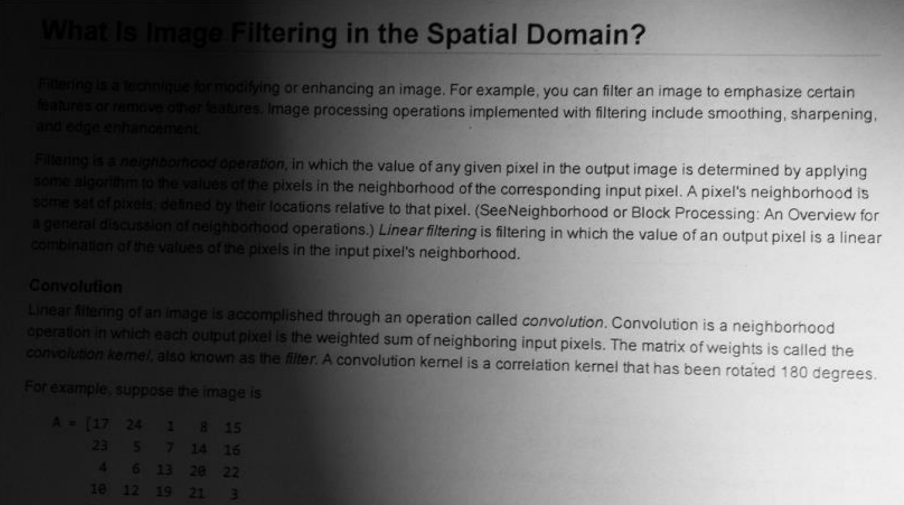
#> input picture Combined/CLAHE-Light-Dark/image.png, 904 x 505 px
$ python code.py
#> lines starting #> are read from the running program, lines starting #| are printed output that depends on the picture
import cv2
import numpy as np

image=cv2.imread('image.png')
#> image is the input picture: shape (505, 904, 3); min 0, max 244, mean 108.9
image=cv2.cvtColor(image, cv2.COLOR_BGR2GRAY)
#> image: shape (505, 904)

clahe=cv2.createCLAHE(clipLimit=5)
image=clahe.apply(image)
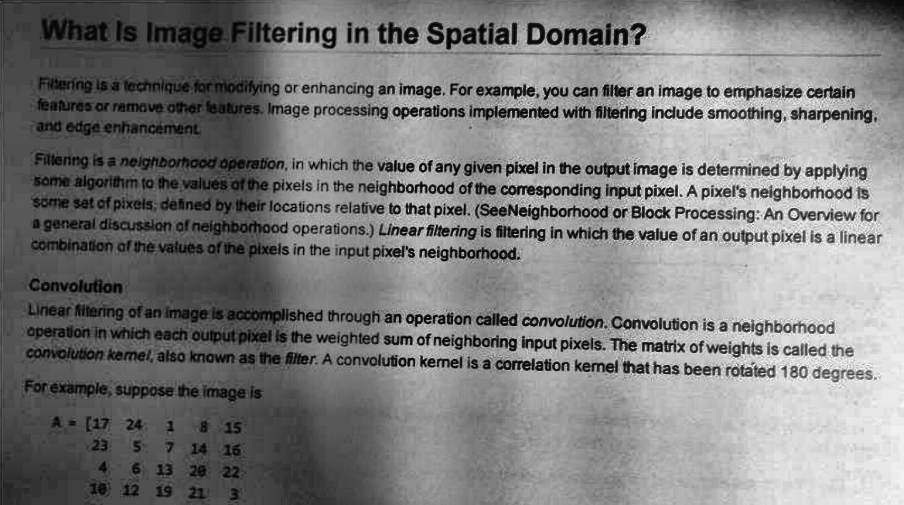
#> image: shape (505, 904); min 0, max 252, mean 124.9

image=cv2.cvtColor(image, cv2.COLOR_GRAY2BGR)
#> image: shape (505, 904, 3)
cv2.imwrite('enhance.png', image)
